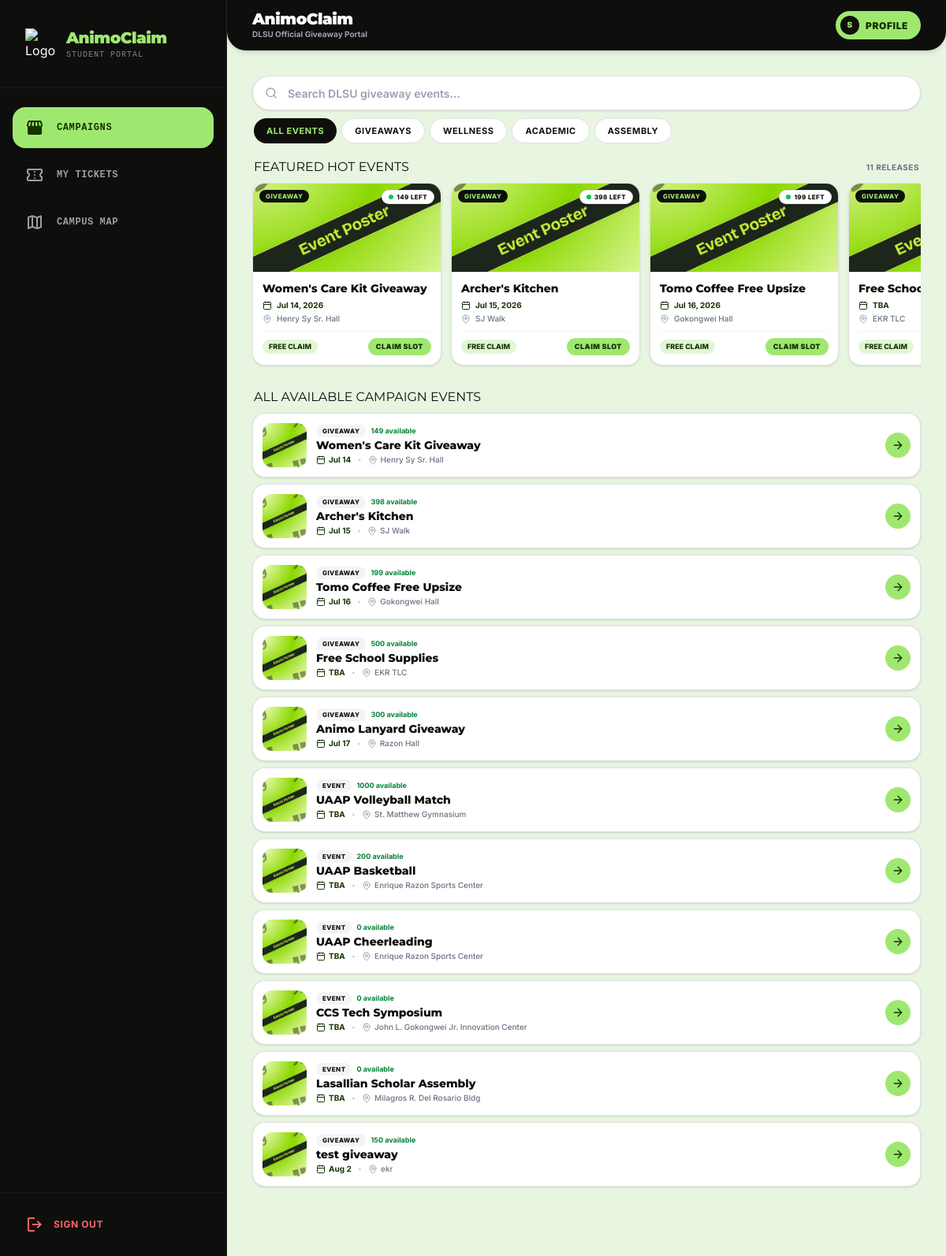
Page /student/index.php (signed in) on the committed database.
### tables this page shows
CREATE TABLE `events` (
  `id` int(11) NOT NULL,
  `organizer_id` int(11) NOT NULL,
  `title` varchar(150) NOT NULL,
  `description` text DEFAULT NULL,
  `location` varchar(150) NOT NULL,
  `image_url` varchar(255) DEFAULT NULL,
  `category` enum('Giveaway','Event') NOT NULL DEFAULT 'Giveaway',
  `target_sex` enum('All','M','F') NOT NULL DEFAULT 'All',
  `target_college` varchar(150) NOT NULL DEFAULT 'All',
  `is_active` tinyint(1) NOT NULL DEFAULT 1,
  `created_at` timestamp NOT NULL DEFAULT current_timestamp()
);

### student/index.php (called while the page is built, shortened)
<?php
require_once '../config/database.php';
$stmt = $pdo->query("
    SELECT e.*,
           COALESCE((SELECT SUM(remaining_quantity) FROM inventory WHERE event_id = e.id), 0) as remaining_qty,
           (SELECT start_time FROM event_time_slots WHERE event_id = e.id ORDER BY start_time ASC LIMIT 1) as first_slot_time
    FROM events e
    WHERE e.is_active = 1
");
$events = $stmt->fetchAll();
require_once '../views/student/index_view.php';
?>

### views/student/index_view.php (the view, shortened to what this page needs)
<?php require_once '../includes/header.php'; ?>
<div class="space-y-4 animate-fade-in pb-10">
    <div class="space-y-2">
        <div class="relative">
            <i data-lucide="search" class="absolute left-4 top-1/2 -translate-y-1/2 text-gray-400 w-4 h-4"></i>
            <input
                type="text"
                id="eventSearch"
                placeholder="Search DLSU giveaway events..."
                class="w-full pl-11 pr-9 h-11 rounded-full bg-white border border-[#0e0f0c]/12 shadow-sm outline-none text-[#0e0f0c] font-semibold placeholder:text-gray-400 text-xs sm:text-sm focus:ring-2 focus:ring-[#9fe870] focus:border-[#9fe870] transition-all"
            />
        </div>
        <div class="flex items-center gap-1.5 overflow-x-auto hide-scrollbar px-0.5 py-0.5">
            <button class="filter-pill h-8 px-4 rounded-full text-[11px] font-bold uppercase tracking-wider transition-all wise-btn bg-[#0e0f0c] text-[#9fe870] flex-shrink-0 cursor-pointer" data-cat="all">
                All Events
            </button>
            <button class="filter-pill h-8 px-4 rounded-full text-[11px] font-bold uppercase tracking-wider transition-all wise-btn bg-white text-[#0e0f0c] border border-[#0e0f0c]/12 hover:bg-gray-50 flex-shrink-0 cursor-pointer" data-cat="Giveaway">
                Giveaways
            </button>
            <button class="filter-pill h-8 px-4 rounded-full text-[11px] font-bold uppercase tracking-wider transition-all wise-btn bg-white text-[#0e0f0c] border border-[#0e0f0c]/12 hover:bg-gray-50 flex-shrink-0 cursor-pointer" data-cat="Wellness">
                Wellness
            </button>
            <button class="filter-pill h-8 px-4 rounded-full text-[11px] font-bold uppercase tracking-wider transition-all wise-btn bg-white text-[#0e0f0c] border border-[#0e0f0c]/12 hover:bg-gray-50 flex-shrink-0 cursor-pointer" data-cat="Academic">
                Academic
            </button>
            <button class="filter-pill h-8 px-4 rounded-full text-[11px] font-bold uppercase tracking-wider transition-all wise-btn bg-white text-[#0e0f0c] border border-[#0e0f0c]/12 hover:bg-gray-50 flex-shrink-0 cursor-pointer" data-cat="Assembly">
                Assembly
            </button>
        </div>
    </div>
    <div class="space-y-2">
        <div class="flex justify-between items-center px-0.5">
            <h2 class="text-base wise-heading text-[#0e0f0c] uppercase">
                Featured Hot Events
            </h2>
            <span class="text-[10px] font-bold text-gray-500 uppercase tracking-wider"><?php echo count($events); ?> Releases</span>
        </div>
        <div class="flex overflow-x-auto gap-3 pb-3 hide-scrollbar px-0.5 snap-x snap-mandatory">
            <?php foreach ($events as $event): ?>
                <a
                    href="/claim/student/event_details.php?id=<?php echo $event['id']; ?>"
                    class="event-card group snap-start flex-shrink-0 w-[210px] sm:w-[240px] bg-white rounded-2xl overflow-hidden border border-[#0e0f0c]/12 flex flex-col cursor-pointer relative wise-btn shadow-sm hover:shadow-lg transition-all"
                    data-title="<?php echo htmlspecialchars($event['title']); ?>"
                    data-location="<?php echo htmlspecialchars($event['location']); ?>"
                    data-category="<?php echo htmlspecialchars($event['category']); ?>"
                >
                    <div class="h-28 w-full relative overflow-hidden bg-[#e2f6d5]">
                        <span class="absolute top-2 left-2 bg-[#0e0f0c] text-[#9fe870] font-extrabold text-[8px] px-2 py-0.5 rounded-full uppercase tracking-wider z-10">
                            <?php echo htmlspecialchars($event['category'] ?? 'Event'); ?>
                        </span>
                        <span class="absolute top-2 right-2 bg-white text-[#0e0f0c] font-extrabold text-[8px] px-2 py-0.5 rounded-full uppercase tracking-wider z-10 shadow-sm flex items-center gap-1 border border-[#0e0f0c]/10">
                            <span class="w-1.5 h-1.5 bg-green-500 rounded-full animate-ping"></span> <?php echo $event['remaining_qty']; ?> left
                        </span>
                        <img src="/claim/assets/pictures/<?php echo htmlspecialchars($event['image_url'] ?: 'Event_Poster.png'); ?>" loading="lazy" class="w-full h-full object-cover transition-transform duration-500 group-hover:scale-110" alt="<?php echo htmlspecialchars($event['title']); ?>" onerror="this.src='/claim/assets/pictures/Event_Poster.png'" />
                    </div>
                    <div class="p-3 flex-1 flex flex-col justify-between">
                        <div>
                            <h3 class="font-extrabold text-xs sm:text-sm text-[#0e0f0c] leading-snug mb-1 truncate group-hover:text-[#4cae15] transition-colors" title="<?php echo htmlspecialchars($event['title']); ?>">
                                <?php echo htmlspecialchars($event['title']); ?>
                            </h3>
                            <div class="flex flex-col gap-0.5 text-[10px] text-gray-500 font-medium mb-2">
                                <div class="flex items-center gap-1.5 text-[#163300] font-bold">
                                    <i data-lucide="calendar" class="w-3 h-3 text-[#163300] flex-shrink-0"></i>
                                    <span><?php echo $event['first_slot_time'] ? date('M j, Y', strtotime($event['first_slot_time'])) : 'TBA'; ?></span>
                                </div>
                                <div class="flex items-center gap-1.5 truncate">
                                    <i data-lucide="map-pin" class="w-3 h-3 text-gray-400 flex-shrink-0"></i>
                                    <span class="truncate"><?php echo htmlspecialchars($event['location']); ?></span>
                                </div>
                            </div>
                        </div>
                        <div class="pt-2 border-t border-gray-100 flex items-center justify-between mt-auto">
                            <span class="text-[9px] font-extrabold text-[#163300] bg-[#e2f6d5] px-2 py-0.5 rounded-full">FREE CLAIM</span>
                            <span class="bg-[#9fe870] text-[#163300] font-black text-[9px] px-2.5 py-1 rounded-full uppercase tracking-wider group-hover:bg-[#163300] group-hover:text-[#9fe870] transition-colors">
                                Claim Slot
                            </span>
                        </div>
                    </div>
                </a>
            <?php endforeach; ?>
        </div>
    </div>
    <div class="space-y-2">
        <h2 class="text-base wise-heading text-[#0e0f0c] uppercase px-0.5">All Available Campaign Events</h2>
        <div class="space-y-2" id="vertical-event-list">
            <?php foreach ($events as $event): ?>
                <a
                    href="/claim/student/event_details.php?id=<?php echo $event['id']; ?>"
                    class="event-card group flex items-center gap-3 p-3 bg-white rounded-2xl border border-[#0e0f0c]/12 cursor-pointer transition-all wise-btn shadow-sm hover:border-[#9fe870] hover:shadow-md"
                    data-title="<?php echo htmlspecialchars($event['title']); ?>"
                    data-location="<?php echo htmlspecialchars($event['location']); ?>"
                    data-category="<?php echo htmlspecialchars($event['category']); ?>"
                >
                    <div class="w-14 h-14 rounded-xl overflow-hidden flex-shrink-0 relative bg-[#e2f6d5]">
                        <img src="/claim/assets/pictures/<?php echo htmlspecialchars($event['image_url'] ?: 'Event_Poster.png'); ?>" loading="lazy" class="w-full h-full object-cover transition-transform duration-300 group-hover:scale-110" alt="" onerror="this.src='/claim/assets/pictures/Event_Poster.png'" />
                    </div>
                    <div class="flex-1 min-w-0 pr-1">
                        <div class="flex items-center gap-1.5 mb-0.5">
                            <span class="text-[8px] font-extrabold uppercase tracking-wider text-[#0e0f0c] bg-gray-100 px-2 py-0.5 rounded-full">
                                <?php echo htmlspecialchars($event['category'] ?? 'Event'); ?>
                            </span>
                            <span class="text-[9px] font-bold text-green-700">
                                <?php echo $event['remaining_qty']; ?> available
                            </span>
                        </div>
                        <h3 class="text-[#0e0f0c] font-extrabold text-xs sm:text-sm truncate leading-tight mb-0.5 group-hover:text-[#4cae15] transition-colors">
                            <?php echo htmlspecialchars($event['title']); ?>
                        </h3>
                        <div class="flex items-center gap-2 text-gray-500 text-[10px] font-medium">
                            <div class="flex items-center gap-1 text-[#163300] font-bold">
                                <i data-lucide="calendar" class="w-3 h-3 text-[#163300] flex-shrink-0"></i>
                                <span><?php echo $event['first_slot_time'] ? date('M j', strtotime($event['first_slot_time'])) : 'TBA'; ?></span>
                            </div>
                            <span class="text-gray-300">•</span>
                            <div class="flex items-center gap-1 truncate">
                                <i data-lucide="map-pin" class="w-3 h-3 text-gray-400 flex-shrink-0"></i>
                                <span class="truncate"><?php echo htmlspecialchars($event['location']); ?></span>
                            </div>
                        </div>
                    </div>
                    <div class="w-8 h-8 rounded-full bg-[#9fe870] group-hover:bg-[#163300] group-hover:text-[#9fe870] flex items-center justify-center flex-shrink-0 text-[#163300] font-black transition-colors">
                        <i data-lucide="arrow-right" class="w-4 h-4"></i>
                    </div>
                </a>
            <?php endforeach; ?>
        </div>
    </div>
</div>
<?php require_once '../includes/footer.php'; ?>

### includes/header.php (shortened to what this page needs)
<?php
$currentPage = basename($_SERVER['PHP_SELF'], ".php");
$role = $_SESSION['role'] ?? 'student';
?>
<!DOCTYPE html>
<html lang="en">
<head>
    <script src="https://unpkg.com/@tailwindcss/browser@4"></script>
    <link rel="stylesheet" href="https://unpkg.com/leaflet@1.9.4/dist/leaflet.css" />
</head>
<body class="bg-[#e8f5e1] text-[#163300] min-h-screen antialiased">
    <?php if ($role === 'student'): ?>
        <?php include_once __DIR__ . '/../components/sidebar_student.php'; ?>
    <?php else: ?>
        <?php include_once __DIR__ . '/../components/sidebar_organizer.php'; ?>
    <?php endif; ?>
    <header class="fixed top-0 right-0 left-0 md:left-72 bg-[#0e0f0c] h-16 px-4 md:px-8 flex justify-between items-center z-30 shadow-md rounded-b-[24px]">
        <div class="flex flex-col justify-center">
            <h1 class="text-xl font-black text-white tracking-tight leading-none wise-heading">AnimoClaim</h1>
            <p class="text-[10px] font-bold text-gray-400 mt-0.5">DLSU Official Giveaway Portal</p>
        </div>
        <div class="flex items-center gap-2">
            <?php if (isset($_SESSION['user_id'])): ?>
                <a href="<?php echo $role === 'student' ? '../student/profile.php' : '../organizer/profile.php'; ?>"
                   class="flex items-center gap-2 pl-1.5 pr-4 py-1.5 bg-[#9fe870] text-[#163300] hover:bg-[#8ee05a] rounded-full text-xs font-bold transition-all shadow-sm wise-btn">
                    <div class="w-6 h-6 rounded-full bg-[#0e0f0c] text-[#9fe870] flex items-center justify-center font-black text-[10px] flex-shrink-0">
                        <?php echo strtoupper(substr($_SESSION['first_name'] ?? 'S', 0, 1)); ?>
                    </div>
                    <span class="font-black uppercase tracking-wider hidden sm:block mt-px">Profile</span>
                </a>
            <?php endif; ?>
        </div>
    </header>
    <main class="md:ml-72 pt-24 px-4 md:px-8 pb-12 max-w-7xl mx-auto">

### components/sidebar_student.php
<aside class="hidden md:flex flex-col fixed top-0 left-0 h-screen w-72 bg-[#0e0f0c] border-r border-white/10 z-40 text-white">
    <div class="h-28 flex items-center px-8 border-b border-white/5">
        <div class="flex items-center gap-3">
            <img src="../assets/pictures/AnimoClaim_Logo.png" alt="Logo" class="w-10 h-10 object-contain">
            <div>
                <h1 class="text-xl font-black text-[#9fe870] tracking-tight">AnimoClaim</h1>
                <p class="text-[10px] text-white/50 uppercase tracking-widest font-mono">Student Portal</p>
            </div>
        </div>
    </div>
    <nav class="flex-1 px-4 py-6 flex flex-col gap-2">
        <?php
        $links = [
            ['index.php', 'storefront', 'Campaigns'],
            ['tickets.php', 'confirmation_number', 'My Tickets'],
            ['map.php', 'map', 'Campus Map']
        ];
        foreach($links as $link) {
            $isActive = ($currentPage === str_replace('.php', '', $link[0]));
            $activeClasses = 'bg-[#9fe870] text-[#163300] shadow-md';
            $inactiveClasses = 'text-white/60 hover:bg-white/5 hover:text-white transition-colors';
            echo "<a href='../student/{$link[0]}' class='flex items-center gap-4 px-4 py-3.5 rounded-2xl font-bold transition-all wise-btn " . ($isActive ? $activeClasses : $inactiveClasses) . "'>
                    <span class='material-symbols-outlined text-[22px]' style='font-variation-settings: \"FILL\" " . ($isActive ? 1 : 0) . ";'>{$link[1]}</span>
                    <span class='text-xs uppercase tracking-wider font-extrabold font-mono'>{$link[2]}</span>
                  </a>";
        }
        ?>
    </nav>
    <div class="p-4 border-t border-white/5">
        <a href="../config/logout.php" class="flex items-center gap-3 px-4 py-3 rounded-2xl text-red-400 hover:bg-red-500/10 transition-colors font-bold text-xs uppercase tracking-wider wise-btn cursor-pointer">
            <span class="material-symbols-outlined text-[20px]">logout</span>
            <span>Sign Out</span>
        </a>
    </div>
</aside>

### includes/footer.php (shortened to what this page needs)
</main>
</body>
</html>

### includes/header.php (style rules this page uses)
body { font-family: 'Inter', sans-serif; }
h1, h2, h3, .wise-heading { font-family: 'Montserrat', sans-serif; }
.wise-btn { transition: all 0.2s cubic-bezier(0.16, 1, 0.3, 1); }
.hide-scrollbar { -ms-overflow-style: none; scrollbar-width: none; }

### rows in the picture
events: category "GIVEAWAY", remaining_qty "149", title "Women's Care Kit Giveaway", first_slot_time "Jul 14, 2026", location "Henry Sy Sr. Hall", first_slot_time "Jul 14"
events: category "GIVEAWAY", remaining_qty "398", title "Archer's Kitchen", first_slot_time "Jul 15, 2026", location "SJ Walk", first_slot_time "Jul 15"
events: category "GIVEAWAY", remaining_qty "199", title "Tomo Coffee Free Upsize", first_slot_time "Jul 16, 2026", location "Gokongwei Hall", first_slot_time "Jul 16"
events: category "GIVEAWAY", title "Free…", shows "TBA", location "EKR TLC", remaining_qty "500", title "Free School Supplies"
events: category "GIVEAWAY", remaining_qty "300", title "Animo Lanyard Giveaway", first_slot_time "Jul 17", location "Razon Hall"
events: category "EVENT", remaining_qty "1000", title "UAAP Volleyball Match", shows "TBA", location "St. Matthew Gymnasium"
events: category "EVENT", remaining_qty "200", title "UAAP Basketball", shows "TBA", location "Enrique Razon Sports Center"
events: category "EVENT", remaining_qty "0", title "UAAP Cheerleading", shows "TBA", location "Enrique Razon Sports Center"
events: category "EVENT", remaining_qty "0", title "CCS Tech Symposium", shows "TBA", location "John L. Gokongwei Jr. Innovation Center"
events: category "EVENT", remaining_qty "0", title "Lasallian Scholar Assembly", shows "TBA", location "Milagros R. Del Rosario Bldg"
events: category "GIVEAWAY", remaining_qty "150", title "test giveaway", first_slot_time "Aug 2", location "ekr"

### other values in the picture
$link[2] "CAMPAIGNS"
$link[2] "MY TICKETS"
$link[2] "CAMPUS MAP"
substr($_SESSION['first_name'] ?? 'S', 0, 1) "S"
count($events) "11"
